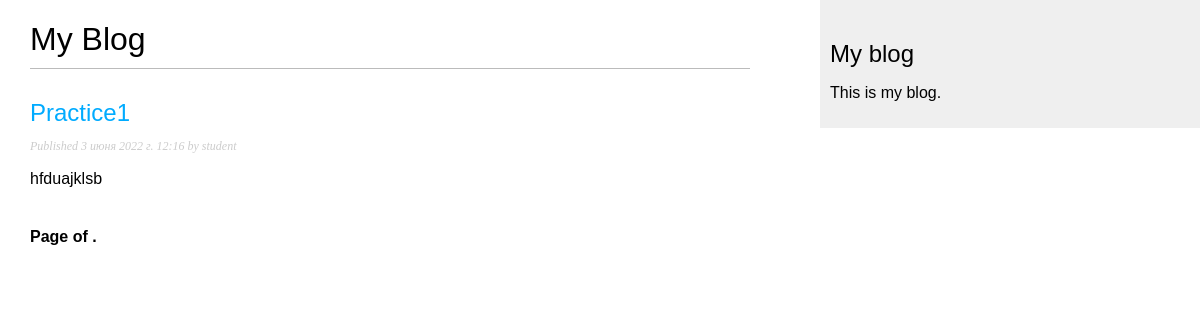
/blog/, run on an earlier commit of the app's database.
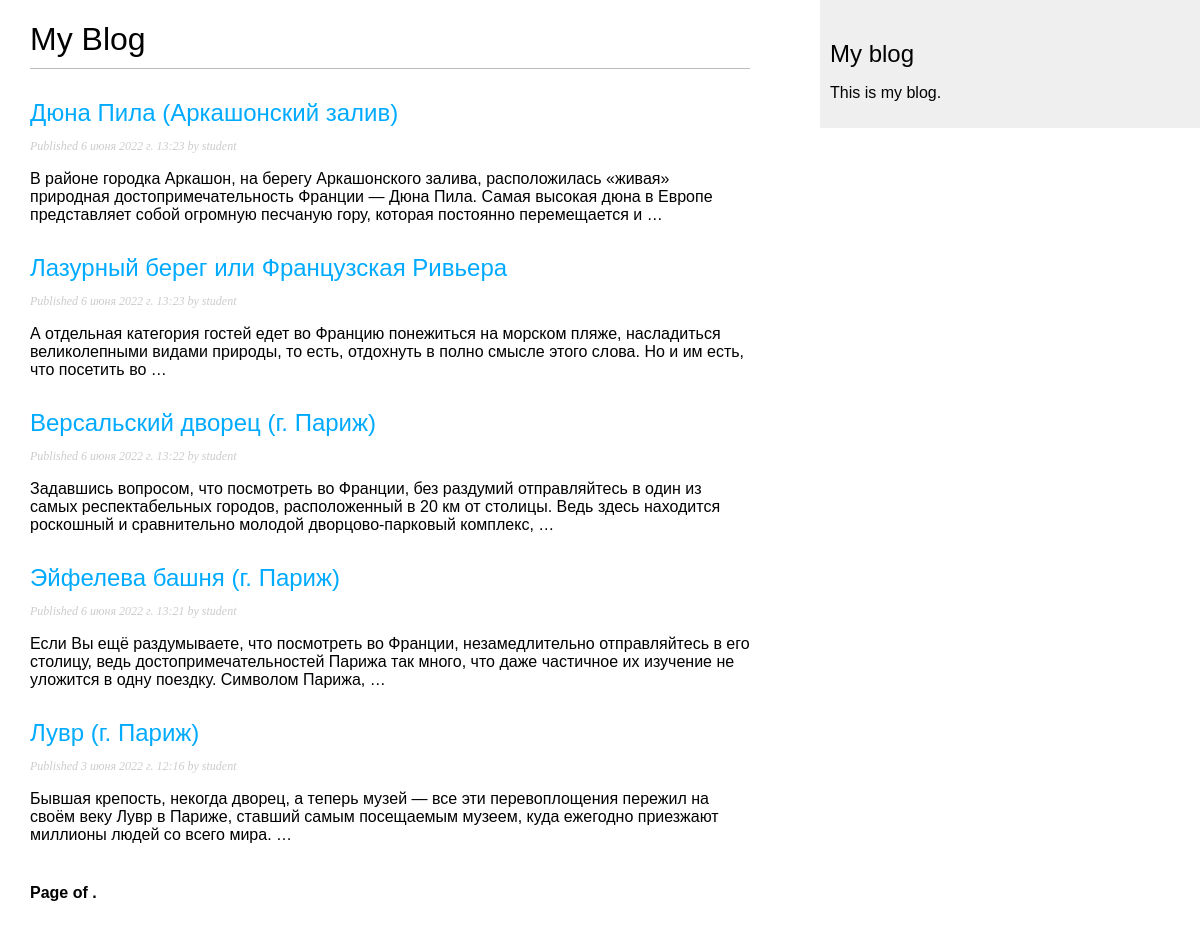
And on a later commit of the database.
### blog/models.py (models this page shows, shortened)
class Post(models.Model):
    class Status(models.TextChoices):
        DRAFT = 'DF', 'DRAFT'
        PUBLISHED = 'PB', 'Published'
    title = models.CharField(max_length=250)
    slug = models.SlugField(max_length=250)
    author = models.ForeignKey(User,
                               on_delete=models.CASCADE,
                               related_name='blog_posts')
    body = models.TextField()
    publish = models.DateTimeField(default=timezone.now)
    created = models.DateTimeField(auto_now_add=True)
    updated = models.DateTimeField(auto_now=True)
    status = models.CharField(max_length=2,
                              choices=Status.choices,
                              default=Status.DRAFT)
    objects = models.Manager()
    published = PublishedManager()
    class Meta:
        ordering = ['-publish']
        indexes = [
            models.Index(fields=['-publish'])
        ]

### blog/views.py (the view)
# urls.py: path('', views.post_list, name='post_list'),
def post_list(request):
    posts = Post.published.all()
    return render(request, 'blog/post/list.html', {'posts': posts})

### blog/models.py (called while the page is built)
    def get_queryset(self):
        return super().get_queryset().filter(status=Post.Status.PUBLISHED)

### blog/templates/blog/post/list.html (shortened to what this page needs)
{% extends "blog/base.html" %}
{% block content %}
  <h1>My Blog</h1>
  {% for post in posts %}
    <h2>
      <a href="{{ post.get_absolute_url }}">
        {{ post.title }}
      </a>
    </h2>
    <p class="date">
      Published {{ post.publish }} by {{ post.author }}
    </p>
    {{ post.body|truncatewords:30|linebreaks }}
  {% endfor %}
  {% include "pagination.html" with page=page_obj %}
{% endblock %}

### blog/templates/blog/base.html (shortened to what this page needs)
{% load static %}
<!DOCTYPE html>
<html>
<head>
  <link href="{% static "css/blog.css" %}" rel="stylesheet">
</head>
<body>
  <div id="content">
    {% block content %}
    {% endblock %}
  </div>
  <div id="sidebar">
    <h2>My blog</h2>
    <p>This is my blog.</p>
  </div>
</body>
</html>

### blog/templates/pagination.html (shortened to what this page needs)
<div class="pagination">
  <span class="step-links">
    <span class="current">
      Page {{ page.number }} of {{ page.paginator.num_pages }}.
    </span>
  </span>
</div>

### blog/static/css/blog.css (style rules this page uses)
body { margin:0; padding:0; font-family:helvetica, sans-serif; }
a { color:#00abff; text-decoration:none; }
h1 { font-weight:normal; border-bottom:1px solid #bbb; padding:0 0 10px 0; }
h2 { font-weight:normal; margin:30px 0 0; }
#content { float:left; width:60%; padding:0 0 0 30px; }
#sidebar { float:right; width:30%; padding:10px; background:#efefef; height:100%; }
p.date { color:#ccc; font-family: georgia, serif; font-size: 12px; font-style: italic; }
.pagination { margin:40px 0; font-weight:bold; }

What changed in the data, as far as the page shows it:
added Post: title "Дюна Пила (Аркашонский залив)", publish "6 июня 2022 г. 13:23", author "student", body "В районе городка Аркашон, на берегу Аркашонского залива, расположилась «живая» природная достопримечательность Франции — Дюна Пила. Самая высокая дюна в Европе представляет собой огромную песчаную гору, которая постоянно перемещается и …"
added Post: title "Лазурный берег или Французская Ривьера", publish "6 июня 2022 г. 13:23", author "student", body "А отдельная категория гостей едет во Францию понежиться на морском пляже, насладиться великолепными видами природы, то есть, отдохнуть в полно смысле этого слова. Но и им есть, что посетить во …"
added Post: title "Версальский дворец (г. Париж)", publish "6 июня 2022 г. 13:22", author "student", body "Задавшись вопросом, что посмотреть во Франции, без раздумий отправляйтесь в один из самых респектабельных городов, расположенный в 20 км от столицы. Ведь здесь находится роскошный и сравнительно молодой дворцово-парковый комплекс, …"
added Post: title "Эйфелева башня (г. Париж)", publish "6 июня 2022 г. 13:21", author "student", body "Если Вы ещё раздумываете, что посмотреть во Франции, незамедлительно отправляйтесь в его столицу, ведь достопримечательностей Парижа так много, что даже частичное их изучение не уложится в одну поездку. Символом Парижа, …"
changed Post: title "Practice1" → "Лувр (г. Париж)"; body "hfduajklsb" → "Бывшая крепость, некогда дворец, а теперь музей — все эти перевоплощения пережил на своём веку Лувр в Париже, ставший самым посещаемым музеем, куда ежегодно приезжают миллионы людей со всего мира. …"
